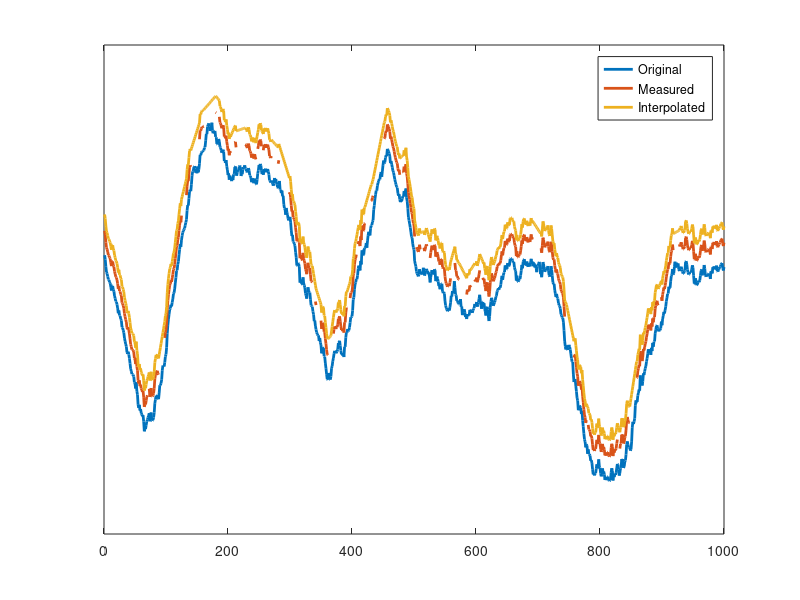

Write the MATLAB code that produced this figure.
%%
%     Curso do canal ExataMenteS
%     Aula 64 - Interpolacao de Dados
%     Se inscreva no canal e nos ajude a crescer <3
%     https://www.youtube.com/channel/UCZyFebN0_gF2yy5fhVhlXtA
%     Professor: Joao Pinheiro
%     Copyright https://github.com/joaomh
%%
% Data points
N = 1000;

% Gaussian for smoothing
Sigma = 5;
Gauss = exp( -linspace(-5,5,round(N/10)).^2 / Sigma^2);

% Signal
[ExpSignal,Signal] = deal( conv( randn(N,1),Gauss,'same') );


% Pick some random data points
NoiseReplace = .05; % 5%
NoisePoints = randperm(N);
NoisePoints = NoisePoints( 1:round( N*NoiseReplace ) );

% Loop through time points and make random-length sequences to be NaN
for i = 1:length(NoisePoints)
    
    % Random length sequences
    idxNaN = NoisePoints(i):NoisePoints(i)+ceil(rand*10);
    
    % Set to NaN
    Signal(idxNaN) = NaN;
end

% Using bwconncomp to find NaN 
isNaN = bwconncomp( ~isfinite(Signal) );

% Number of elements in each island
isNaN.N = cellfun(@length, isNaN.PixelIdxList);

% Loop over 'isNaN' and interpolate each one
FilterSignal = Signal;
for i = 1:isNaN.NumObjects
    
    % Find boundary points surrounding NaN
    BoundaryPoints = [ isNaN.PixelIdxList{i}(1)-1 isNaN.PixelIdxList{i}(end)+1 ];
    
    % Skip if out of bounds
    if BoundaryPoints(1) < 1 || BoundaryPoints(2) > N
        continue
    end
    
    % Compute linear interpolation using math (y=mx+b)
    % Or use interp1
    LinInterp = linspace(0,1,isNaN.N(i)+2)*diff(Signal(BoundaryPoints)) + Signal(BoundaryPoints(1));
    
    % Replace NaN data points with new interpolated values
    FilterSignal(BoundaryPoints(1):BoundaryPoints(2)) = LinInterp;
end

error = max( abs(ExpSignal-FilterSignal) );
% Plot
figure(1), clf
plot(FilterSignal)
plot(1:N,[ExpSignal Signal+3 FilterSignal+5], 'linew', 2) % Verticall Stack
legend({'Original';'Measured';'Interpolated'})
zoom on, set(gca, 'ytick', [])
